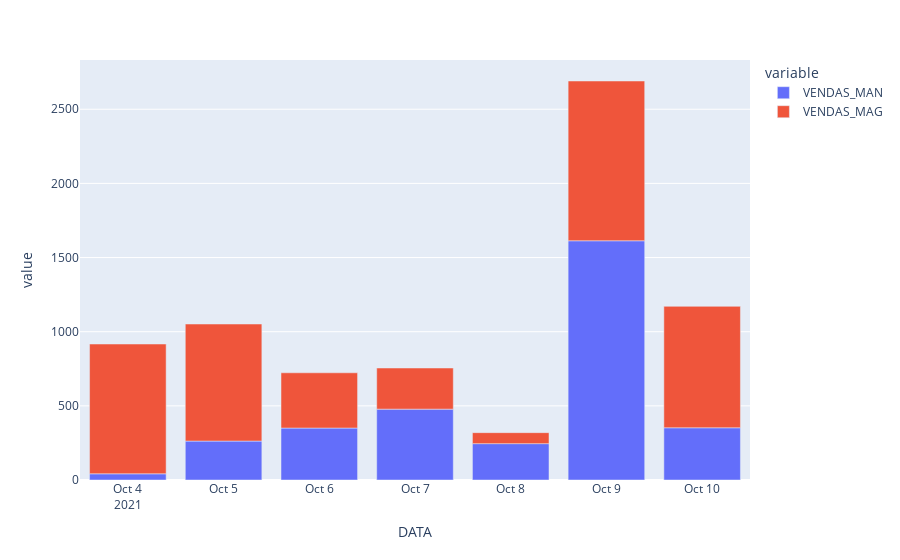

Source (notebook cell):
### Code cell
# ETAPA 14/13
# - - -
# GERAR gráfico com mais recursos de visualização
# - - -
# by geanclm
# - - -
# import seaborn as sns
pd.options.plotting.backend = "plotly"
df = man_mag_df_ml.drop(columns=['SEMANA'])
df.plot(kind='bar')

### Figure 1 — Plotly figure (JSON) as saved in the notebook; plotly's stock layout.template omitted (floating-point values rounded to 4 significant figures)
{"data": [{"alignmentgroup": "True", "hovertemplate": "variable=VENDAS_MAN<br>DATA=%{x}<br>value=%{y}<extra></extra>", "legendgroup": "VENDAS_MAN", "marker": {"color": "#636efa"}, "name": "VENDAS_MAN", "offsetgroup": "VENDAS_MAN", "orientation": "v", "showlegend": true, "textposition": "auto", "type": "bar", "x": ["2021-10-04T00:00:00", "2021-10-05T00:00:00", "2021-10-06T00:00:00", "2021-10-07T00:00:00", "2021-10-08T00:00:00", "2021-10-09T00:00:00", "2021-10-10T00:00:00"], "xaxis": "x", "y": [41.9, 262.5, 350.3, 477.8, 245.2, 1613, 352.1], "yaxis": "y"}, {"alignmentgroup": "True", "hovertemplate": "variable=VENDAS_MAG<br>DATA=%{x}<br>value=%{y}<extra></extra>", "legendgroup": "VENDAS_MAG", "marker": {"color": "#EF553B"}, "name": "VENDAS_MAG", "offsetgroup": "VENDAS_MAG", "orientation": "v", "showlegend": true, "textposition": "auto", "type": "bar", "x": ["2021-10-04T00:00:00", "2021-10-05T00:00:00", "2021-10-06T00:00:00", "2021-10-07T00:00:00", "2021-10-08T00:00:00", "2021-10-09T00:00:00", "2021-10-10T00:00:00"], "xaxis": "x", "y": [875, 789.2, 372.6, 277.3, 74, 1077.0, 818.9], "yaxis": "y"}], "layout": {"barmode": "relative", "legend": {"title": {"text": "variable"}, "tracegroupgap": 0}, "margin": {"t": 60}, "xaxis": {"anchor": "y", "domain": [0, 1], "title": {"text": "DATA"}}, "yaxis": {"anchor": "x", "domain": [0, 1], "title": {"text": "value"}}}}
